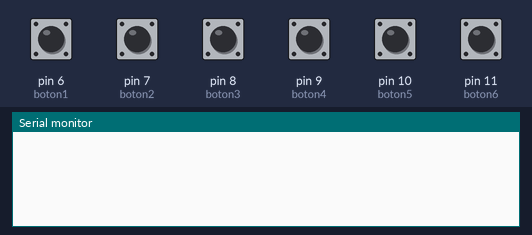
Simulated run of this sketch. Board: Arduino Uno, built with avr-gcc and run on an emulated ATmega328P. On the bench: the last lines printed to the serial monitor. The test bench sets the inputs (shaded band); at power-on: pin 6 (boton1), pin 7 (boton2), pin 8 (boton3), pin 9 (boton4), pin 10 (boton5), pin 11 (boton6) LOW.

Above: at 1.2 s.
1.3 s: pin 6 (boton1) pulled HIGH for 0.15 s
At 1.8 s:
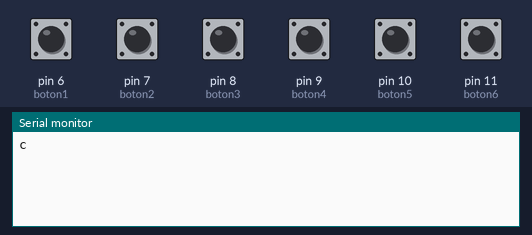
4.4 s: pin 7 (boton2) pulled HIGH for 0.15 s
At 5.5 s:
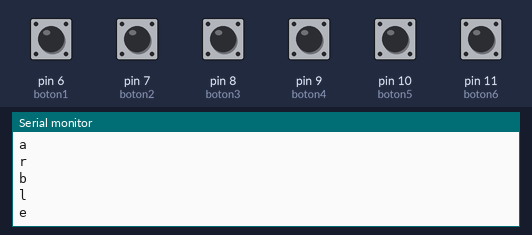
6.0 s: pin 8 (boton3) pulled HIGH for 0.15 s
At 6.8 s:
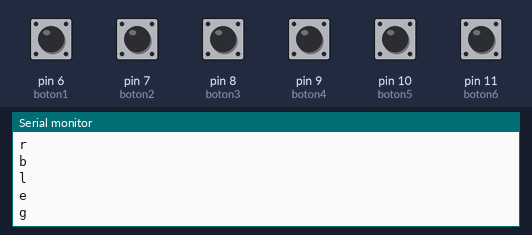
7.6 s: pin 9 (boton4) pulled HIGH for 0.15 s
At 8.2 s:
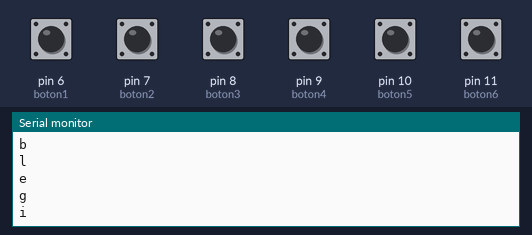
9.2 s: pin 10 (boton5) pulled HIGH for 0.15 s
At 10.1 s:
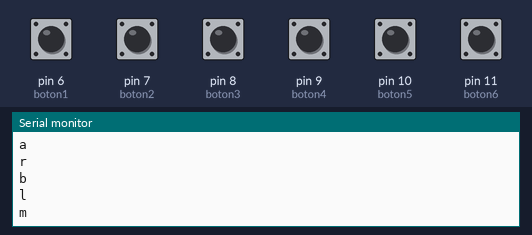
10.8 s: pin 11 (boton6) pulled HIGH for 0.15 s
At 11.5 s:
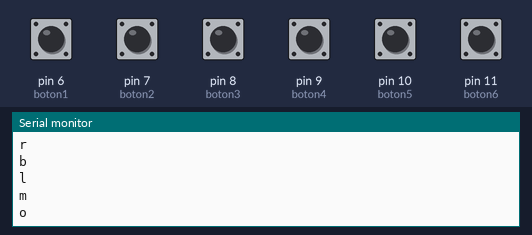

The sketch:

Coordinador05.ino
```cpp
#include <SoftwareSerial.h>

SoftwareSerial bt(2,3);  //Simular puerto serie por software

char c, z, c1, z1;  //Variables para almacenar los caracteres que recibinos a traves del puerto serie con XBee (c) y el puerto serie simulado con bluetooth (z)
int t=0, n, m, tt=0, t1=0, tt2=0, t2=0;  //Variables para almacenar el numero que recibimos a traves del puerto serie, XBee(n), bluetooth (m). Las "t" para crear los timers
int boton1=6, boton2=7, boton3=8, boton4=9, boton5=10, boton6=11;  //Variables para configurar los pines de cada boton
int datoBoton1=0, datoBoton2=0, datoBoton3=0, datoBoton4=0, datoBoton5=0, datoBoton6=0, dato1=0, dato2=0;  //Variables para almacenar el modo de cada boton: ON=1, OFF=0
int estado1, estado2, estado3, estado4, estado5, estado6;  //Variable para almacenar la lectura de cada una de las patillas de los botones


void setup(){
  Serial.begin(9600);  //Inicializamos el puerto serie (físico)
  bt.begin(9600);  //Iniciamos puerto serie simulado
  //Iniciamos pines como entrada
  pinMode(boton1,INPUT);
  pinMode(boton2,INPUT);
  pinMode(boton3,INPUT);
  pinMode(boton4,INPUT);
  pinMode(boton5,INPUT);
  pinMode(boton6,INPUT);
  z=' ';
  tt=millis()/1000;
  //tt2=millis()/1000;
}

void loop(){
  //Si hay datos en el buffer del bluetooth se cargan, letra en c, y numero en n
  if(bt.available()>0){
    c=bt.read();
    n=bt.parseInt();
  }

  if(c=='a') enviar();  //Si recibe "a" del bluetooth, Ardcuino devuelve el estado de los botones

  delay(20);

  if(Serial.available()>0){
    z=Serial.read();
  }

  if(z=='k'){
    dato1=1;
    z=' ';
  }

  //delay(20);

  if(z=='s' || m==2){
    dato2=1;
    z=' ';
  }

  if(z=='A'){
    datoBoton6=3;
    z=' ';
  }

  if(z=='B'){
    datoBoton6=0;
    z=' ';
  }


  //Bucle para comprobar si los esclavos están activos
  t1=millis()/1000;
  //t2=millis()/1000;
  if((t1-tt)>=4){
    //delay(100);
    z=' ';
    Serial.println('a');  //Preguntamos a S1 si esta activo
    if(Serial.available()>0){
      z=Serial.read();
    }

    if(z=='k'){  //Si esta activo
      dato1=1;
      Serial.println('q');  //Manda la orden a S2 de que no esta solo
      //z=' ';
    }else{
      dato1=0;
      Serial.println('r');  //De lo contrario manda a S2 que esta solo
    }

    z=' ';
    delay(10);
    Serial.println('b');  //Preguntamos a S2
    if(Serial.available()>0){
      z=Serial.read();
      m=Serial.parseInt();
    }

    while(Serial.available()>0){
      z=Serial.read();
      m=Serial.parseInt();
      if(z=='\n') break;
    }

    if(z=='s'|| m==2){
      dato2=1;
      Serial.println('k');
      //z=' ';
    }else{
      dato2=0;
      Serial.println('l');
    }
    delay(40);

    tt=millis()/1000;
    z=' ';
  }


  estado1=digitalRead(boton1);  //Lee si el boton esta pulsado
  if(estado1 || c=='c'){
    if(datoBoton1==0 || n==1){
      datoBoton1=1;
      Serial.println('c');
    }else{
      datoBoton1=0;
      Serial.println('d');
    }
    c=' ';
    delay(500);
  }

  estado2=digitalRead(boton2);
  if(estado2 || c=='d'){
    if(datoBoton2==0 || n==1){
      datoBoton2=1;
      Serial.println('e');
    }else{
      datoBoton2=0;
      Serial.println('f');
    }
    c=' ';
    delay(500);
  }

  estado3=digitalRead(boton3);
  if(estado3 || c=='e'){
    if(datoBoton3==0 || n==1){
      datoBoton3=1;
      Serial.println('g');
    }else{
      datoBoton3=0;
      Serial.println('h');
    }
    c=' ';
    delay(500);
  }

  estado4=digitalRead(boton4);
  if(estado4 || c=='f'){
    if(datoBoton4==0 || n==1){
      datoBoton4=1;
      Serial.println('i');
    }else{
      datoBoton4=0;
      Serial.println('j');
    }
    c=' ';
    delay(500);
  }

  estado5=digitalRead(boton5);
  if(estado5 || c=='g'){
    if(datoBoton5==0 || n==1){
      datoBoton5=1;
      Serial.println('m');
    }else{
      datoBoton5=0;
      Serial.println('n');
    }
    c=' ';
    delay(500);
  }

  estado6=digitalRead(boton6);
  if(estado6 || c=='h'){
    if(datoBoton6==0 || n==1){
      datoBoton6=1;
      Serial.println('o');
    }else{
      datoBoton6=2;
      Serial.println('p');
    }
    c=' ';
    delay(500);
  }

  /*if(z=='t'){
    datoBoton6=3;
    z=' ';
  }
  if(z=='u'){
    datoBoton6=0;
    z=' ';
  }*/
  delay(100);
}

void enviar(){
 //delay(20);
  bt.print(0);
  bt.println(datoBoton1);
  bt.print(0);
  bt.println(datoBoton2);
  bt.print(0);
  bt.println(datoBoton3);
  bt.print(0);
  bt.println(datoBoton4);
  bt.print(0);
  bt.println(datoBoton5);
  bt.print(0);
  bt.println(datoBoton6);
  c=' ';
}
```

Measured:
- after the input at 1.3 s, the serial monitor: prints a new line at once (image 1)
- after the input at 4.4 s, the serial monitor: prints a new line at once (image 2)
- after the input at 6.0 s, the serial monitor: prints a new line after 0.11 s (image 3)
- after the input at 7.6 s, the serial monitor: prints a new line after 0.10 s (image 4)
- after the input at 9.2 s, the serial monitor: prints a new line at once (image 5)
- after the input at 10.8 s, the serial monitor: prints a new line after 0.11 s (image 6)
